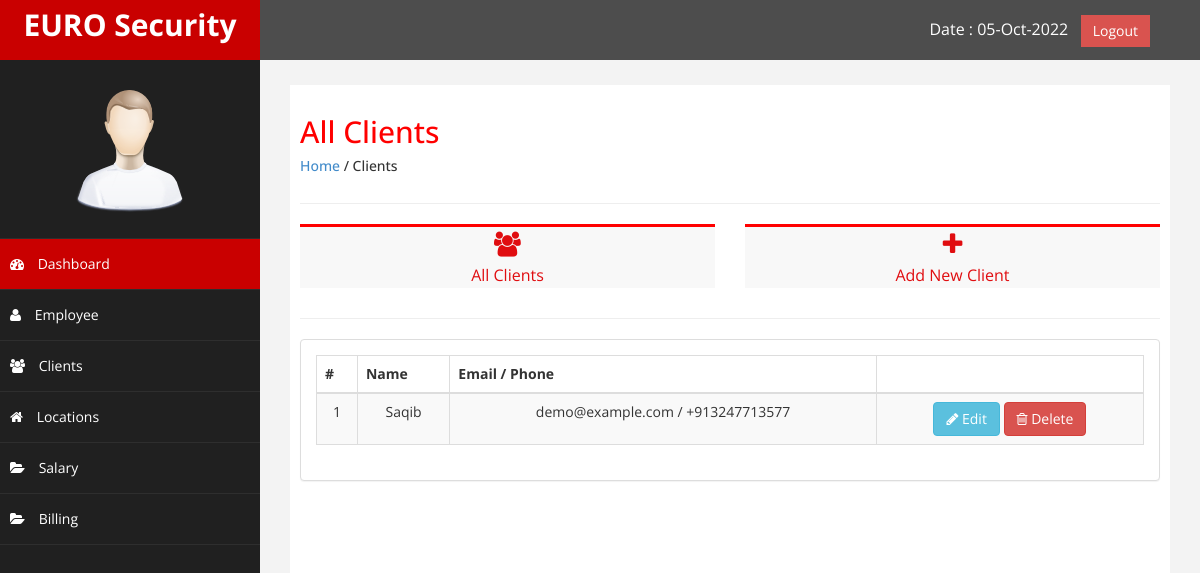
The page /clients.php (signed in) on the database as committed earlier.
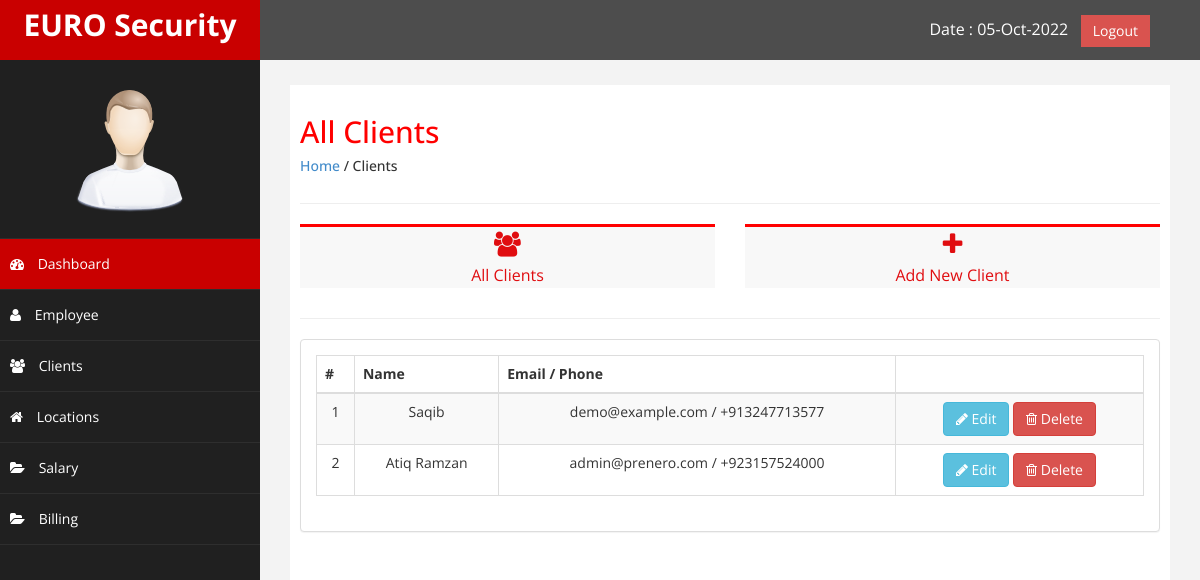
The same page on the database as committed later.
### tables this page shows
CREATE TABLE `clients` (
  `client_id` int(55) NOT NULL,
  `client_name` varchar(255) NOT NULL,
  `client_email` varchar(255) NOT NULL,
  `client_phone` varchar(255) NOT NULL,
  `password` varchar(255) NOT NULL,
  `other_details` varchar(255) NOT NULL,
  `client_address` varchar(255) NOT NULL,
  `gst_num` varchar(20) NOT NULL,
  `pan_num` varchar(20) NOT NULL,
  `date_added` datetime NOT NULL
);

### clients.php (the view, shortened to what this page needs)
<?php
include('config.php');
include ('header.php');
include('sidebar.php');
?>
<div id="page-wrapper" >
	<div id="page-inner">
		<div class="row">
			<div class="col-md-12">
				<h2>All Clients</h2>
				<h5><a href="dashboard.php">Home</a> / Clients</h5>
			</div>
		</div>
		<hr />
		<div class="row">
			<div class="col-md-6 col-sm-6 col-xs-6">
				<a href="#" class="employee_button">
				<div class=" noti-box" style="text-align: center;">
						<i class="fa fa-users" style="font-size: 25px; padding-top: 5px;"></i>
						<p>All Clients</p>
				</div>
				</a>
			</div>
             <div class="col-md-6 col-sm-6 col-xs-6">
				 <a href="add_client.php" class="employee_button">
				<div class=" noti-box " style="text-align: center;">
						<i class="fa fa-plus" style="font-size: 25px; padding-top: 5px;"></i>
						<p>Add New Client</p>
				</div>
				 </a>
			</div>
		</div>
		<hr />
                <div class="row" >
                    <div class="col-md-12 col-sm-12 col-xs-12">
                    <div class="panel panel-default">
                        <div class="panel-body">
                            <div class="table-responsive">
                                <table class="table table-striped table-bordered table-hover text-center">
									<?php
	$page_rows = 10;
	$pagenum = 1;
	$limit = 'LIMIT ' .($pagenum - 1) * $page_rows .',' .$page_rows;
	$nquery=mysqli_query($connect,"select * from `clients` $limit");
?>
                                    <thead>
                                        <tr class="text-center">
                                            <th>#</th>
                                            <th>Name</th>
                                            <th>Email / Phone</th>
											 <th> </th>
                                        </tr>
                                    </thead>
                                    <tbody>
										<?php
                                    while($crow = mysqli_fetch_array($nquery)){
                                    ?>
                                        <tr>
                                            <td><?php echo $crow['client_id']; ?></td>
                                            <td><?php echo $crow['client_name']; ?></td>
                                            <td><?php echo $crow['client_email']; ?> / <?php echo $crow['client_phone']; ?></td>
                                            <td><a href="client-details.php?client_id=<?php echo $crow['client_id'];?>">
												<button class="btn btn-info"><i class="fa fa-pencil"></i> Edit</button>
												</a>
												<button class="btn btn-danger"><i class="fa fa-trash-o"></i> Delete</button>
                                        </tr>
                                      <?php
                                    }
                                ?>
                                    </tbody>
                                </table>
                            </div>
                        </div>
                    </div>
                    </div>
                </div>
    </div>
            </div>
<?php
include('footer.php');
?>

Rows that differ between the two databases and show on the page:
added clients: client_id "2", client_name "Atiq Ramzan", client_email "admin@prenero.com", client_phone "+923157524000"
